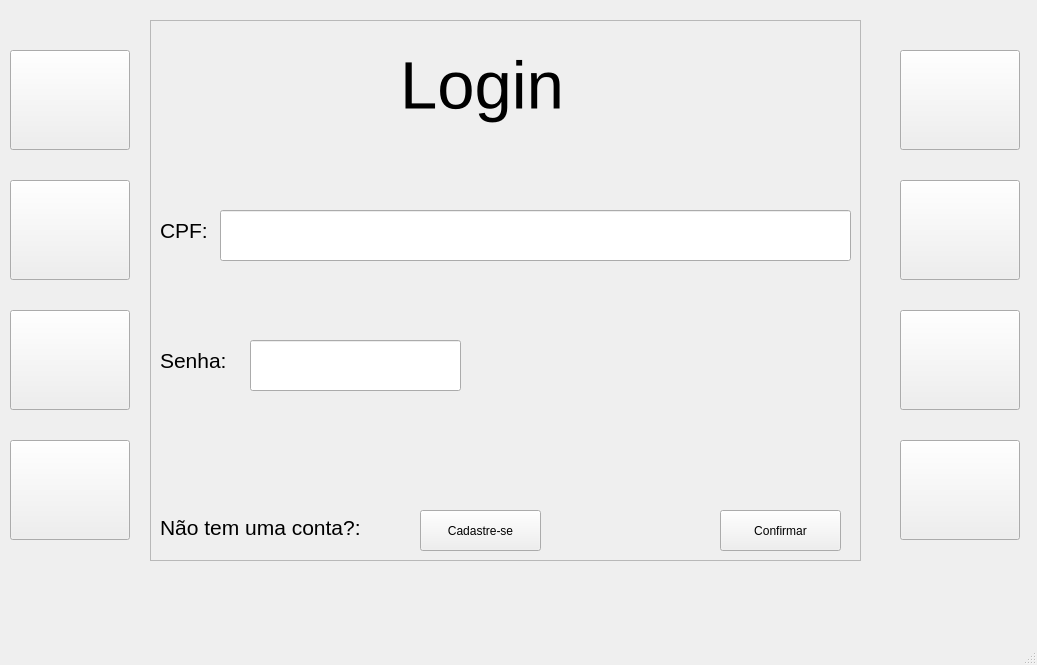
<?xml version="1.0" encoding="UTF-8"?>
<ui version="4.0">
 <class>MainWindow</class>
 <widget class="QMainWindow" name="MainWindow">
  <property name="geometry">
   <rect>
    <x>0</x>
    <y>0</y>
    <width>1037</width>
    <height>665</height>
   </rect>
  </property>
  <property name="windowTitle">
   <string>MainWindow</string>
  </property>
  <widget class="QWidget" name="centralwidget">
   <widget class="QPushButton" name="btn2">
    <property name="geometry">
     <rect>
      <x>10</x>
      <y>180</y>
      <width>120</width>
      <height>100</height>
     </rect>
    </property>
    <property name="text">
     <string/>
    </property>
   </widget>
   <widget class="QPushButton" name="btn5">
    <property name="geometry">
     <rect>
      <x>900</x>
      <y>50</y>
      <width>120</width>
      <height>100</height>
     </rect>
    </property>
    <property name="text">
     <string/>
    </property>
   </widget>
   <widget class="QPushButton" name="btn3">
    <property name="geometry">
     <rect>
      <x>10</x>
      <y>310</y>
      <width>120</width>
      <height>100</height>
     </rect>
    </property>
    <property name="text">
     <string/>
    </property>
   </widget>
   <widget class="QPushButton" name="btn1">
    <property name="geometry">
     <rect>
      <x>10</x>
      <y>50</y>
      <width>120</width>
      <height>100</height>
     </rect>
    </property>
    <property name="text">
     <string/>
    </property>
   </widget>
   <widget class="QPushButton" name="btn7">
    <property name="geometry">
     <rect>
      <x>900</x>
      <y>310</y>
      <width>120</width>
      <height>100</height>
     </rect>
    </property>
    <property name="text">
     <string/>
    </property>
   </widget>
   <widget class="QPushButton" name="btn6">
    <property name="geometry">
     <rect>
      <x>900</x>
      <y>180</y>
      <width>120</width>
      <height>100</height>
     </rect>
    </property>
    <property name="text">
     <string/>
    </property>
   </widget>
   <widget class="QFrame" name="frame">
    <property name="geometry">
     <rect>
      <x>150</x>
      <y>20</y>
      <width>711</width>
      <height>541</height>
     </rect>
    </property>
    <property name="frameShape">
     <enum>QFrame::StyledPanel</enum>
    </property>
    <property name="frameShadow">
     <enum>QFrame::Raised</enum>
    </property>
    <widget class="QPushButton" name="loginBtn">
     <property name="geometry">
      <rect>
       <x>570</x>
       <y>490</y>
       <width>121</width>
       <height>41</height>
      </rect>
     </property>
     <property name="text">
      <string>Confirmar</string>
     </property>
    </widget>
    <widget class="QLabel" name="label_10">
     <property name="geometry">
      <rect>
       <x>10</x>
       <y>190</y>
       <width>61</width>
       <height>41</height>
      </rect>
     </property>
     <property name="font">
      <font>
       <pointsize>16</pointsize>
      </font>
     </property>
     <property name="text">
      <string>CPF:</string>
     </property>
    </widget>
    <widget class="QLineEdit" name="inserirCPF">
     <property name="geometry">
      <rect>
       <x>70</x>
       <y>190</y>
       <width>631</width>
       <height>51</height>
      </rect>
     </property>
     <property name="font">
      <font>
       <pointsize>16</pointsize>
      </font>
     </property>
     <property name="text">
      <string/>
     </property>
    </widget>
    <widget class="QLabel" name="label_8">
     <property name="geometry">
      <rect>
       <x>10</x>
       <y>320</y>
       <width>91</width>
       <height>41</height>
      </rect>
     </property>
     <property name="font">
      <font>
       <pointsize>16</pointsize>
      </font>
     </property>
     <property name="text">
      <string>Senha:</string>
     </property>
    </widget>
    <widget class="QLineEdit" name="inserirSenha">
     <property name="geometry">
      <rect>
       <x>100</x>
       <y>320</y>
       <width>211</width>
       <height>51</height>
      </rect>
     </property>
     <property name="font">
      <font>
       <pointsize>16</pointsize>
      </font>
     </property>
     <property name="text">
      <string/>
     </property>
    </widget>
    <widget class="QLabel" name="label_11">
     <property name="geometry">
      <rect>
       <x>250</x>
       <y>10</y>
       <width>231</width>
       <height>111</height>
      </rect>
     </property>
     <property name="font">
      <font>
       <pointsize>50</pointsize>
      </font>
     </property>
     <property name="frameShadow">
      <enum>QFrame::Plain</enum>
     </property>
     <property name="text">
      <string>Login</string>
     </property>
    </widget>
    <widget class="QLabel" name="label_9">
     <property name="geometry">
      <rect>
       <x>10</x>
       <y>492</y>
       <width>261</width>
       <height>31</height>
      </rect>
     </property>
     <property name="font">
      <font>
       <pointsize>16</pointsize>
      </font>
     </property>
     <property name="text">
      <string>Não tem uma conta?:</string>
     </property>
    </widget>
    <widget class="QPushButton" name="cadastrarBtn">
     <property name="geometry">
      <rect>
       <x>270</x>
       <y>490</y>
       <width>121</width>
       <height>41</height>
      </rect>
     </property>
     <property name="cursor">
      <cursorShape>PointingHandCursor</cursorShape>
     </property>
     <property name="text">
      <string>Cadastre-se</string>
     </property>
    </widget>
   </widget>
   <widget class="QPushButton" name="btn4">
    <property name="geometry">
     <rect>
      <x>10</x>
      <y>440</y>
      <width>120</width>
      <height>100</height>
     </rect>
    </property>
    <property name="text">
     <string/>
    </property>
   </widget>
   <widget class="QPushButton" name="btn8">
    <property name="geometry">
     <rect>
      <x>900</x>
      <y>440</y>
      <width>120</width>
      <height>100</height>
     </rect>
    </property>
    <property name="text">
     <string/>
    </property>
   </widget>
  </widget>
  <widget class="QMenuBar" name="menubar">
   <property name="geometry">
    <rect>
     <x>0</x>
     <y>0</y>
     <width>1037</width>
     <height>26</height>
    </rect>
   </property>
  </widget>
  <widget class="QStatusBar" name="statusbar"/>
 </widget>
 <resources/>
 <connections/>
</ui>
